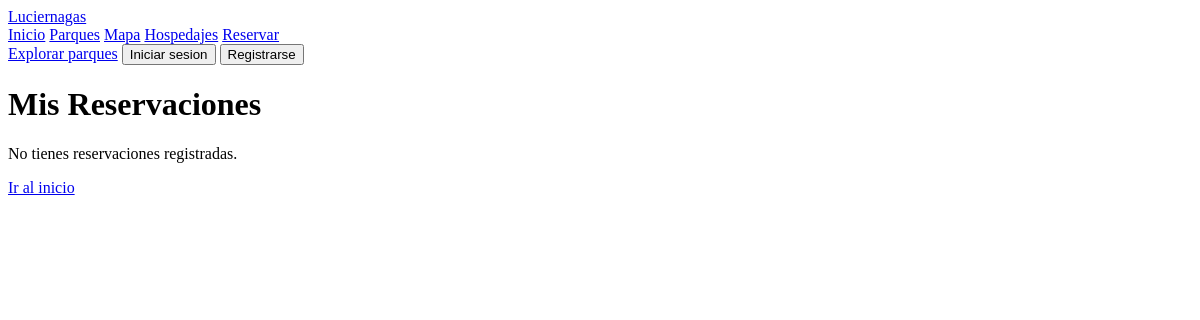
The page /reservaciones/mis-reservaciones/ (signed in) on the database as committed earlier.
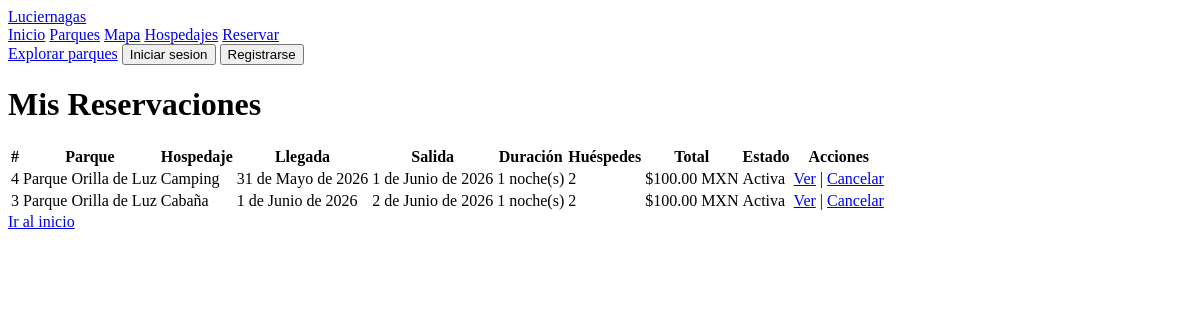
The same page on the database as committed later.
### reservaciones/models.py (models this page shows, shortened)
class Reservacion(models.Model):
    class EstadoReservacion(models.TextChoices):
        ACTIVA = "ACTIVA", "Activa"
        CANCELADA = "CANCELADA", "Cancelada"
        FINALIZADA = "FINALIZADA", "Finalizada"
    fecha_inicio = models.DateField()
    fecha_fin = models.DateField()
    num_huespedes = models.PositiveIntegerField(
        validators=[MinValueValidator(1)]
    )
    unidades_reservadas = models.PositiveIntegerField(
        validators=[MinValueValidator(1)]
    )
    precio_total = models.DecimalField(
        max_digits=10,
        decimal_places=2
    )
    estado = models.CharField(
        max_length=20,
        choices=EstadoReservacion.choices,
        default=EstadoReservacion.ACTIVA
    )
    hospedaje = models.ForeignKey(
        "parques.Hospedaje",
        on_delete=models.PROTECT,
        related_name="reservaciones"
    )
    usuario = models.ForeignKey(
        settings.AUTH_USER_MODEL,
        on_delete=models.PROTECT,
        related_name="reservaciones"
    )
    fecha_creacion = models.DateTimeField(auto_now_add=True)
    def calcular_duracion(self):
        return (self.fecha_fin - self.fecha_inicio).days
    class Meta:
        constraints = [
            models.CheckConstraint(
                condition=models.Q(fecha_inicio__lt=models.F("fecha_fin")),
                name="fecha_inicio_menor_fecha_fin"
            )
        ]

### parques/models.py (models this page shows, shortened)
class Hospedaje(models.Model):
    class TipoHospedaje(models.TextChoices):
        CABANA = "CABANA", "Cabaña"
        CAMPING = "CAMPING", "Camping"
    parque = models.ForeignKey(
        Parque,
        on_delete=models.CASCADE,
        related_name="hospedajes"
    )
    tipo_hospedaje = models.CharField(
        max_length=20,
        choices=TipoHospedaje.choices
    )
    cantidad_unidades = models.PositiveIntegerField(
        validators=[MinValueValidator(1)]
    )
    capacidad_unidad = models.PositiveIntegerField(
        validators=[MinValueValidator(1)]
    )
    precio_por_unidad = models.DecimalField(
        max_digits=10,
        decimal_places=2
    )
    class Meta:
        constraints = [
            models.UniqueConstraint(
                fields=["parque", "tipo_hospedaje"],
                name="hospedaje_unico_por_parque_y_tipo"
            )
        ]

class Parque(models.Model):
    class Estado(models.TextChoices):
        TLAXCALA = "TLAXCALA", "Tlaxcala"
        EDOMEX = "EDOMEX", "Estado de México"
        PUEBLA = "PUEBLA", "Puebla"
    nombre = models.CharField(max_length=100, unique=True)
    estado = models.CharField(
        max_length=20,
        choices=Estado.choices,
        default=Estado.TLAXCALA,
    )
    direccion = models.CharField(max_length=300)
    latitud = models.DecimalField(
        max_digits=9,
        decimal_places=6,
        validators=[
            MinValueValidator(Decimal("-90.000000")),
            MaxValueValidator(Decimal("90.000000")),
        ],
    )
    longitud = models.DecimalField(
        max_digits=9,
        decimal_places=6,
        validators=[
            MinValueValidator(Decimal("-180.000000")),
            MaxValueValidator(Decimal("180.000000")),
        ],
    )
    horario_apertura = models.TimeField()
    horario_cierre = models.TimeField()
    descripcion = models.TextField(blank=True)
    class Meta:
        constraints = [
            models.UniqueConstraint(
                fields=["latitud", "longitud"],
                name="unique_coordinates"
            )
        ]
    servicios = models.ManyToManyField(
        Servicio,
        related_name="parques",
        blank=True
    )
    def __str__(self):
        return self.nombre

### reservaciones/views.py (the view)
# urls.py: path("mis-reservaciones/", views.mis_reservaciones, name="mis_reservaciones"),
@login_required
def mis_reservaciones(request):
    reservaciones = (
        Reservacion.objects
        .filter(usuario=request.user)
        .select_related("hospedaje__parque")
        .order_by("-fecha_creacion")
    )
    return render(
        request,
        "mis_reservaciones.html",
        {"reservaciones": reservaciones},
    )

### reservaciones/templates/mis_reservaciones.html (shortened to what this page needs)
{% load static %}
<!DOCTYPE html>
<html lang="es">
<head>
</head>
<body>
  {% include "partials/navbar.html" %}
  <h1>Mis Reservaciones</h1>
  {% if reservaciones %}
    <table>
      <thead>
        <tr>
          <th>#</th>
          <th>Parque</th>
          <th>Hospedaje</th>
          <th>Llegada</th>
          <th>Salida</th>
          <th>Duración</th>
          <th>Huéspedes</th>
          <th>Total</th>
          <th>Estado</th>
          <th>Acciones</th>
        </tr>
      </thead>
      <tbody>
        {% for r in reservaciones %}
          <tr>
            <td>{{ r.id }}</td>
            <td>{{ r.hospedaje.parque }}</td>
            <td>{{ r.hospedaje.get_tipo_hospedaje_display }}</td>
            <td>{{ r.fecha_inicio }}</td>
            <td>{{ r.fecha_fin }}</td>
            <td>{{ r.calcular_duracion }} noche(s)</td>
            <td>{{ r.num_huespedes }}</td>
            <td>${{ r.precio_total }} MXN</td>
            <td>{{ r.get_estado_display }}</td>
            <td>
              <a href="{% url 'detalle_reservacion' r.id %}">Ver</a>
              {% if r.estado == "ACTIVA" %}
                | <a href="{% url 'cancelar_reservacion' r.id %}">Cancelar</a>
              {% endif %}
            </td>
          </tr>
        {% endfor %}
      </tbody>
    </table>
  {% else %}
    <p>No tienes reservaciones registradas.</p>
  {% endif %}
  <a href="{% url 'inicio' %}">Ir al inicio</a>
</body>
</html>

### proyectoLuciernagas/templates/partials/navbar.html (shortened to what this page needs)
<nav class="navbar" aria-label="Navegacion principal">
    <a class="brand" href="{% url 'inicio' %}">
        <span>Luciernagas</span>
    </a>
    <div class="nav-links">
        <a href="{% url 'inicio' %}">Inicio</a>
        <a href="{% url 'listado_parques' %}">Parques</a>
        <a href="{% url 'mapa_parques' %}">Mapa</a>
        <a href="{% url 'inicio' %}#hospedajes">Hospedajes</a>
        <a href="{% url 'inicio' %}#reservar">Reservar</a>
    </div>
    <div class="nav-actions">
        <a class="nav-action" href="{% url 'listado_parques' %}">Explorar parques</a>
        <button class="nav-auth secondary" type="button">Iniciar sesion</button>
        <button class="nav-auth primary" type="button">Registrarse</button>
    </div>
</nav>

Rows that differ between the two databases and show on the page:
added Reservacion: id "4", hospedaje.parque "Parque Orilla de Luz", hospedaje.tipo_hospedaje "Camping", fecha_inicio "31 de Mayo de 2026", fecha_fin "1 de Junio de 2026", calcular_duracion "1", num_huespedes "2", precio_total "100.00", estado "Activa", shows "Cancelar"
added Reservacion: id "3", hospedaje.parque "Parque Orilla de Luz", hospedaje.tipo_hospedaje "Cabaña", fecha_inicio "1 de Junio de 2026", fecha_fin "2 de Junio de 2026", calcular_duracion "1", num_huespedes "2", precio_total "100.00", estado "Activa", shows "Cancelar"
Other text that changed with them:
text no longer shown: "No tienes reservaciones registradas."
text now shown: "# Parque Hospedaje Llegada Salida Duración Huéspedes Total Estado Acciones"
